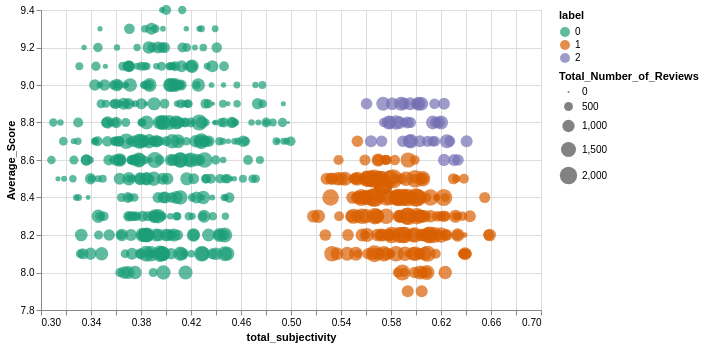

Write the Vega-Lite specification saved for this chart.
### Vega-Lite specification from a JSON file in a GitHub repository (floating-point values rounded to 4 significant figures; data arrays with more than 128 entries replaced by an {"elided": "..."} marker saying what was removed)
{"config": {"view": {"continuousWidth": 400, "continuousHeight": 300}}, "data": {"name": "data-2176d9705fffd14b91c21b6e4cceb310"}, "mark": "circle", "encoding": {"color": {"type": "nominal", "field": "label", "scale": {"scheme": "dark2"}}, "size": {"type": "quantitative", "field": "Total_Number_of_Reviews"}, "tooltip": [{"type": "nominal", "field": "Hotel_Name"}, {"type": "quantitative", "field": "Average_Score"}, {"type": "quantitative", "field": "Total_Number_of_Reviews"}, {"type": "quantitative", "field": "total_subjectivity"}, {"type": "quantitative", "field": "label"}, {"type": "nominal", "field": "geometry"}, {"type": "nominal", "field": "Country"}], "x": {"type": "quantitative", "field": "total_subjectivity", "scale": {"zero": false}}, "y": {"type": "quantitative", "field": "Average_Score", "scale": {"zero": false}}}, "width": 500, "$schema": "https://vega.github.io/schema/vega-lite/v4.8.1.json", "datasets": {"data-2176d9705fffd14b91c21b6e4cceb310": {"elided": "646 records"}}}
